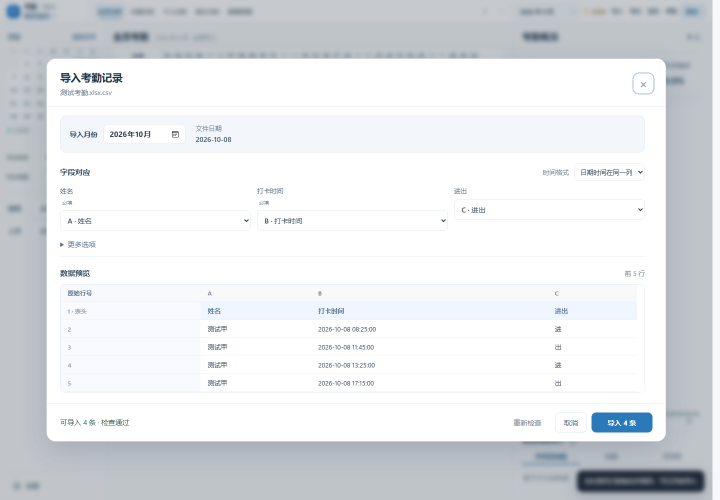
#> input picture projects/1-桌面软件/109-AttendScope/src/assets/guide/import.png, 1440 x 1000 px (shown at 1/2 size)
$ python -i auto_real_domain_smoke.py   (imports and definitions only)
#> lines starting #> are read from the running program, lines starting #| are printed output that depends on the picture
from __future__ import annotations

import argparse
import csv
import hashlib
import json
import math
import shutil
import sys
from pathlib import Path

import cv2
import numpy as np
from PIL import Image
import pillow_heif

import a004_real_image_acceptance_runner as image_runner
import v011_real_video_acceptance_runner as video_runner


# [1 line not run here, left out]

IMAGE_EXTS = {
    ".jpg", ".jpeg", ".png", ".webp", ".bmp",
    ".tif", ".tiff", ".heic", ".heif",
}
VIDEO_EXTS = {
    ".mp4", ".mkv", ".mov", ".avi", ".webm",
    ".m4v", ".ts", ".mts", ".m2ts",
}


def stable_rank(path: Path) -> str:
    return hashlib.sha256(str(path).encode("utf-8")).hexdigest()


# [23 lines left out: functions load_image, save_jpeg, not called in this run]


def image_variants(image: np.ndarray) -> list[tuple[str, np.ndarray]]:
    height, width = image.shape[:2]
#> height = 1000; width = 1440
    variants: list[tuple[str, np.ndarray]] = []

    ok, encoded = cv2.imencode(
        ".jpg",
        image,
        [cv2.IMWRITE_JPEG_QUALITY, 30],
    )
    if ok:
        variants.append(
            (
                "recompress",
                cv2.imdecode(encoded, cv2.IMREAD_COLOR),
            )
        )

    small = cv2.resize(
        image,
        (
            max(32, width // 2),
            max(32, height // 2),
        ),
        interpolation=cv2.INTER_AREA,
    )
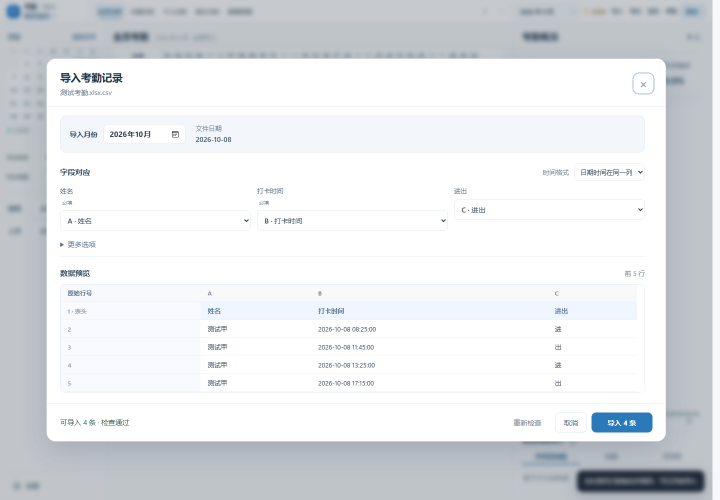
#> small: shape (500, 720, 3); mean R, G, B 227.3, 230.1, 233.1
    variants.append(
        (
            "resize50",
            cv2.resize(
                small,
                (width, height),
                interpolation=cv2.INTER_CUBIC,
            ),
        )
    )

    x = int(width * 0.15)
#> x = 216
    y = int(height * 0.15)
#> y = 150
    if width - 2 * x >= 32 and height - 2 * y >= 32:
        crop = image[y:height-y, x:width-x]
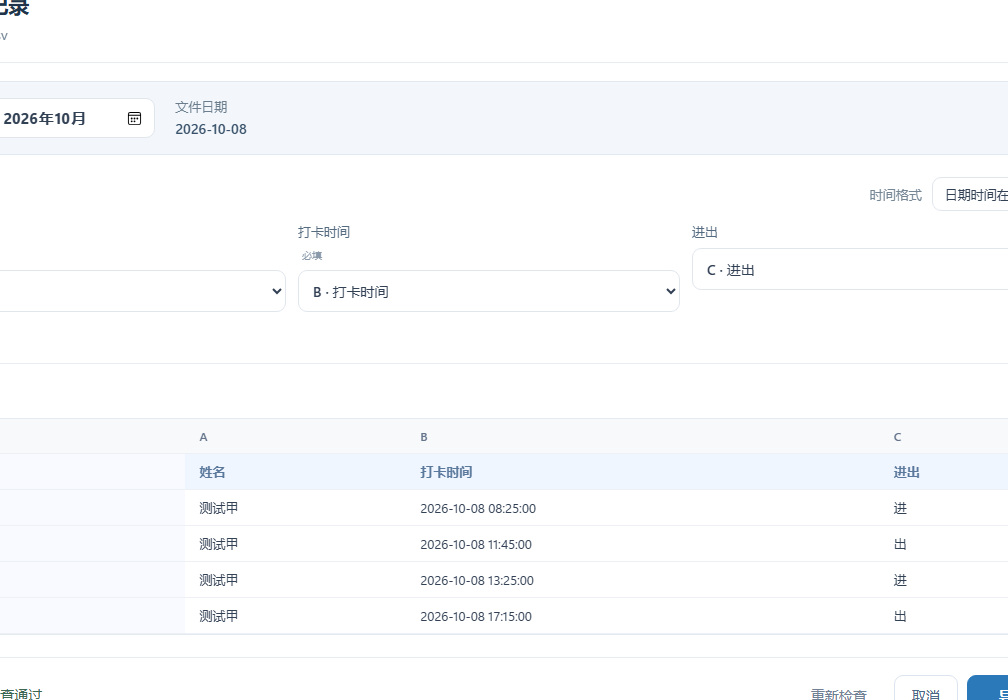
#> crop: shape (700, 1008, 3); mean R, G, B 250.2, 251.4, 252.9
        variants.append(
            (
                "crop30",
                cv2.resize(
                    crop,
                    (width, height),
                    interpolation=cv2.INTER_CUBIC,
                ),
            )
        )

    x1 = int(width * 0.30)
#> x1 = 432
    x2 = int(width * 0.90)
#> x2 = 1296
    y1 = int(height * 0.08)
#> y1 = 80
    y2 = int(height * 0.82)
#> y2 = 820
    if x2 - x1 >= 32 and y2 - y1 >= 32:
        crop = image[y1:y2, x1:x2]
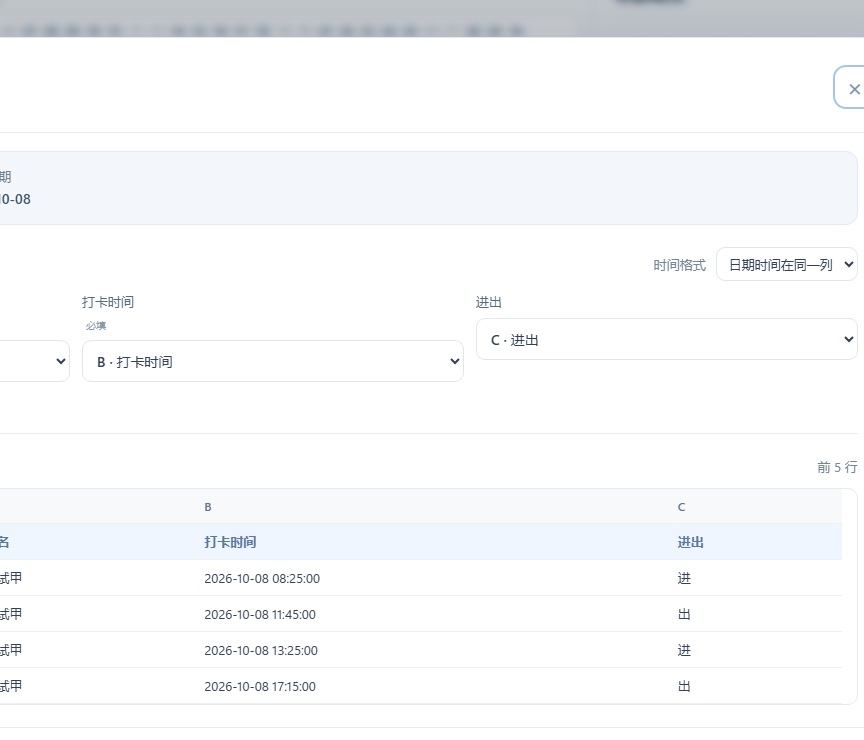
#> crop: shape (740, 864, 3); mean R, G, B 247.6, 248.8, 250.3
        variants.append(
            (
                "asym_crop",
                cv2.resize(
                    crop,
                    (width, height),
                    interpolation=cv2.INTER_CUBIC,
                ),
            )
        )

    overlay = image.copy()
    box_left = int(width * 0.54)
#> box_left = 777
    box_top = int(height * 0.72)
#> box_top = 720
    cv2.rectangle(
        overlay,
        (box_left, box_top),
        (max(box_left + 1, int(width * 0.96)),
         max(box_top + 1, int(height * 0.94))),
        (22, 22, 22),
        -1,
    )
    cv2.putText(
        overlay,
        "MEDIAINDEX TEST",
        (max(5, int(width * 0.58)), max(22, int(height * 0.85))),
        cv2.FONT_HERSHEY_SIMPLEX,
        max(0.45, min(width, height) / 900.0),
        (245, 245, 245),
        2,
        cv2.LINE_AA,
    )
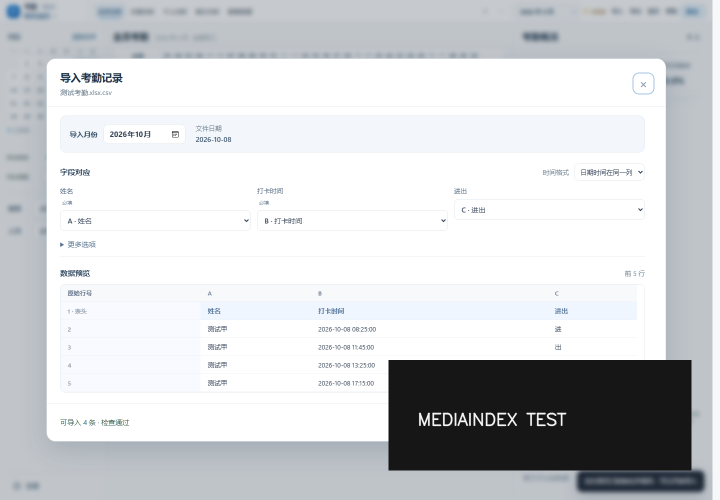
#> overlay: shape (1000, 1440, 3) (shown at 1/2 size); mean R, G, B 209.2, 211.5, 214.1
    variants.append(("watermark", overlay))

    return variants


def safe_relative(path: Path, root: Path) -> str:
    return path.resolve().relative_to(root.resolve()).as_posix()


# [555 lines left out: functions synthetic_negative_image, build_image_smoke, video_info, make_video_clip, make_synthetic_negative_video, build_video_smoke and 3 more, not called in this run]


# [2 lines not run here, left out]

>>> import cv2
>>> picture = cv2.cvtColor(cv2.imread('../../109-AttendScope/src/assets/guide/import.png'), cv2.COLOR_BGR2RGB)
>>> result = image_variants(picture)
#> result = 5 items

$ run again, on projects/1-桌面软件/109-AttendScope/src/assets/guide/workspace.png
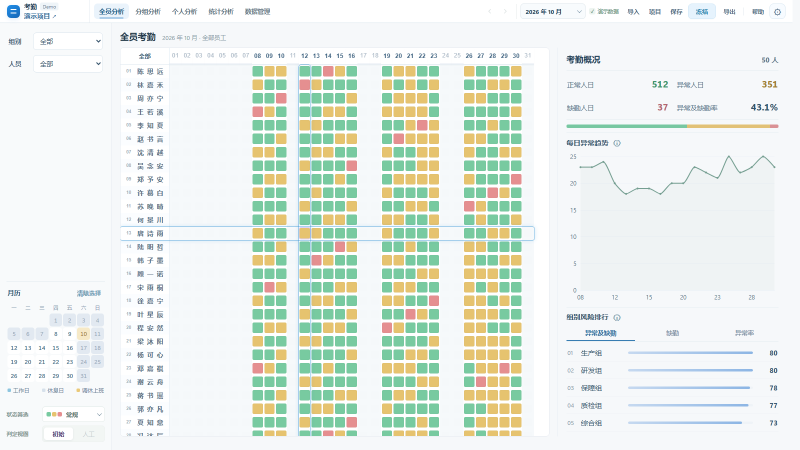
#> input picture projects/1-桌面软件/109-AttendScope/src/assets/guide/workspace.png, 1600 x 900 px (shown at 1/2 size)
#> in image_variants, `crop = image[y1:y2, x1:x2]`:
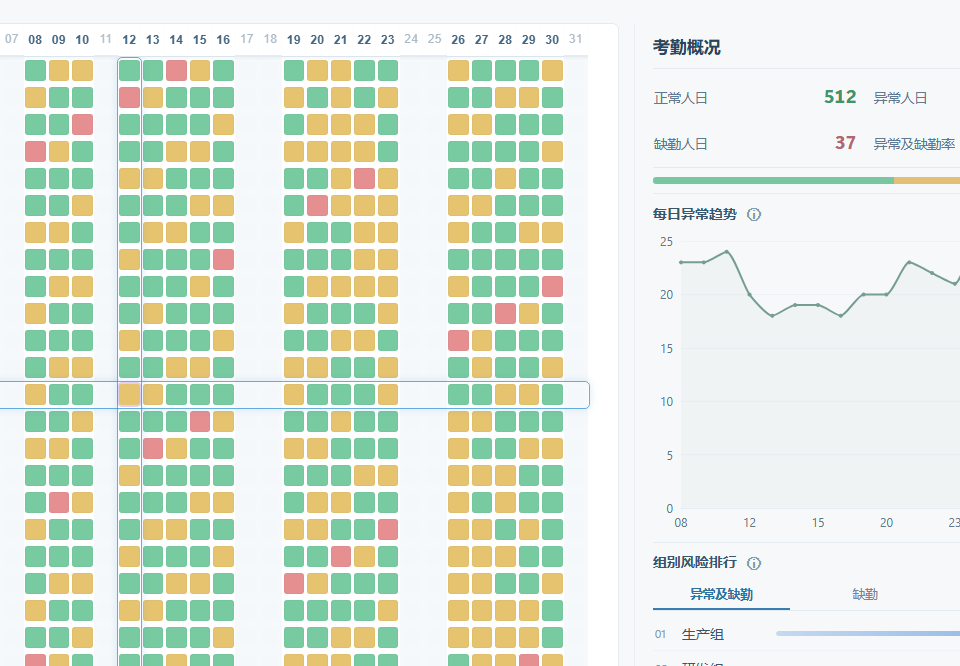
#> crop: shape (666, 960, 3); mean R, G, B 222.4, 232.8, 219
#> in image_variants, `cv2.putText( overlay, "MEDIAINDEX TEST", (max(5, int(width * 0.58)), m..`:
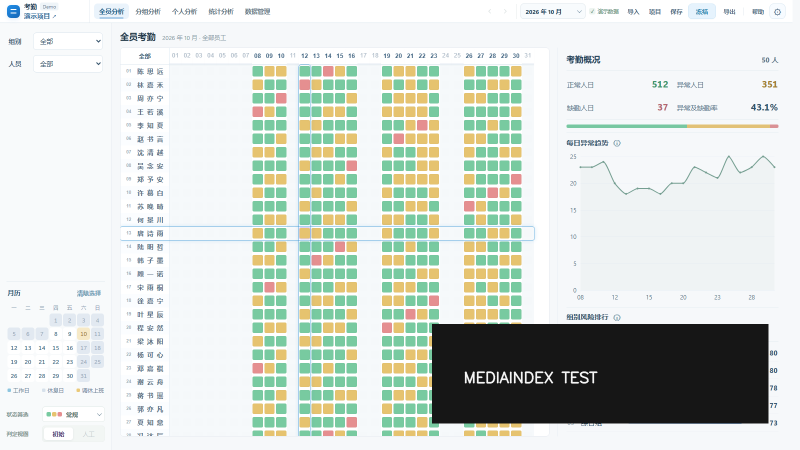
#> overlay: shape (900, 1600, 3) (shown at 1/2 size); mean R, G, B 212.6, 219.1, 213.1
#> result = 5 items
